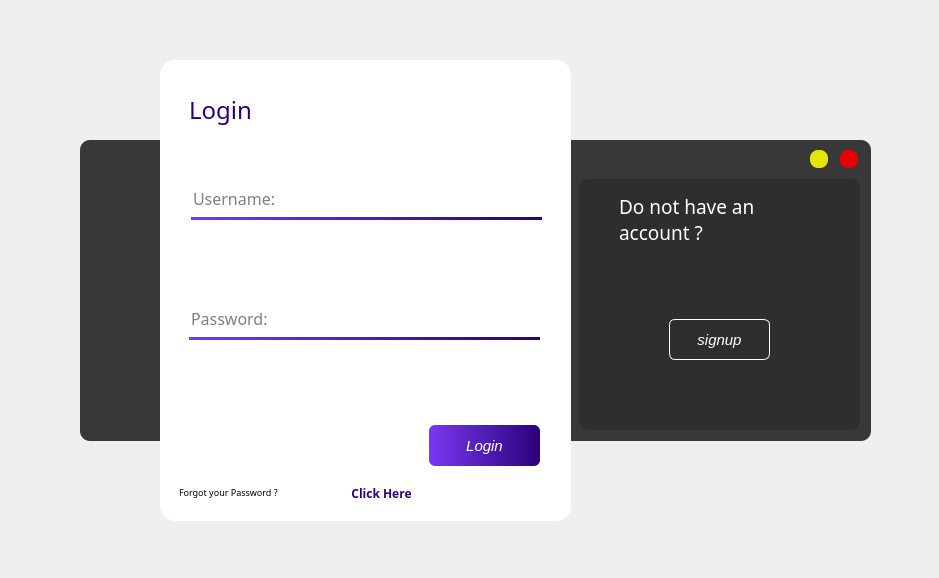
<?xml version="1.0" encoding="UTF-8"?>
<ui version="4.0">
 <class>MainWindow</class>
 <widget class="QMainWindow" name="MainWindow">
  <property name="geometry">
   <rect>
    <x>0</x>
    <y>0</y>
    <width>939</width>
    <height>578</height>
   </rect>
  </property>
  <property name="cursor">
   <cursorShape>ArrowCursor</cursorShape>
  </property>
  <property name="windowTitle">
   <string>MainWindow</string>
  </property>
  <widget class="QWidget" name="centralwidget">
   <widget class="QFrame" name="frame">
    <property name="geometry">
     <rect>
      <x>80</x>
      <y>140</y>
      <width>791</width>
      <height>301</height>
     </rect>
    </property>
    <property name="styleSheet">
     <string notr="true">background-color: rgba(46, 46, 46, 0.95);
border-radius: 10px;</string>
    </property>
    <property name="frameShape">
     <enum>QFrame::StyledPanel</enum>
    </property>
    <property name="frameShadow">
     <enum>QFrame::Raised</enum>
    </property>
    <widget class="QPushButton" name="btnmini">
     <property name="geometry">
      <rect>
       <x>730</x>
       <y>10</y>
       <width>18</width>
       <height>18</height>
      </rect>
     </property>
     <property name="minimumSize">
      <size>
       <width>18</width>
       <height>18</height>
      </size>
     </property>
     <property name="maximumSize">
      <size>
       <width>18</width>
       <height>18</height>
      </size>
     </property>
     <property name="font">
      <font>
       <pointsize>10</pointsize>
      </font>
     </property>
     <property name="cursor">
      <cursorShape>PointingHandCursor</cursorShape>
     </property>
     <property name="styleSheet">
      <string notr="true">background-color: rgb(230, 230, 0);
border-radius: 8px;</string>
     </property>
     <property name="text">
      <string/>
     </property>
    </widget>
    <widget class="QPushButton" name="btnclose">
     <property name="geometry">
      <rect>
       <x>760</x>
       <y>10</y>
       <width>18</width>
       <height>18</height>
      </rect>
     </property>
     <property name="minimumSize">
      <size>
       <width>18</width>
       <height>18</height>
      </size>
     </property>
     <property name="maximumSize">
      <size>
       <width>18</width>
       <height>18</height>
      </size>
     </property>
     <property name="font">
      <font>
       <pointsize>10</pointsize>
      </font>
     </property>
     <property name="cursor">
      <cursorShape>PointingHandCursor</cursorShape>
     </property>
     <property name="styleSheet">
      <string notr="true">background-color: rgb(230, 0, 0);
border-radius: 8px;</string>
     </property>
     <property name="text">
      <string/>
     </property>
    </widget>
    <widget class="QStackedWidget" name="stackedWidget_2">
     <property name="geometry">
      <rect>
       <x>499</x>
       <y>39</y>
       <width>281</width>
       <height>251</height>
      </rect>
     </property>
     <property name="styleSheet">
      <string notr="true">opacity: 0.95;</string>
     </property>
     <property name="currentIndex">
      <number>0</number>
     </property>
     <widget class="QWidget" name="page">
      <widget class="QLabel" name="label_2">
       <property name="geometry">
        <rect>
         <x>40</x>
         <y>10</y>
         <width>191</width>
         <height>61</height>
        </rect>
       </property>
       <property name="font">
        <font>
         <family>Cascadia Code</family>
         <pointsize>14</pointsize>
        </font>
       </property>
       <property name="styleSheet">
        <string notr="true">background-color: none;
color: rgb(255, 255, 255);</string>
       </property>
       <property name="text">
        <string>Do not have an account ?</string>
       </property>
       <property name="wordWrap">
        <bool>true</bool>
       </property>
      </widget>
      <widget class="QPushButton" name="btnchangesignup">
       <property name="geometry">
        <rect>
         <x>90</x>
         <y>140</y>
         <width>101</width>
         <height>41</height>
        </rect>
       </property>
       <property name="font">
        <font>
         <pointsize>11</pointsize>
         <italic>true</italic>
        </font>
       </property>
       <property name="cursor">
        <cursorShape>PointingHandCursor</cursorShape>
       </property>
       <property name="styleSheet">
        <string notr="true">QPushButton{
	border-radius: 6px;
    background-color: none;
    color: #fff;
    border: 1px solid #fff;
}
QPushButton:hover{
	background-color: #fff;
    color: black;
}</string>
       </property>
       <property name="text">
        <string>signup</string>
       </property>
      </widget>
     </widget>
     <widget class="QWidget" name="page_2">
      <widget class="QLabel" name="label_7">
       <property name="geometry">
        <rect>
         <x>20</x>
         <y>10</y>
         <width>231</width>
         <height>41</height>
        </rect>
       </property>
       <property name="font">
        <font>
         <family>Cascadia Code</family>
         <pointsize>14</pointsize>
        </font>
       </property>
       <property name="styleSheet">
        <string notr="true">background-color: none;
color: rgb(255, 255, 255);</string>
       </property>
       <property name="text">
        <string>have an account ?</string>
       </property>
       <property name="wordWrap">
        <bool>true</bool>
       </property>
      </widget>
      <widget class="QPushButton" name="btnchangelogin">
       <property name="geometry">
        <rect>
         <x>90</x>
         <y>140</y>
         <width>101</width>
         <height>41</height>
        </rect>
       </property>
       <property name="font">
        <font>
         <pointsize>11</pointsize>
         <italic>true</italic>
        </font>
       </property>
       <property name="cursor">
        <cursorShape>PointingHandCursor</cursorShape>
       </property>
       <property name="styleSheet">
        <string notr="true">QPushButton{
	border-radius: 6px;
    background-color: none;
    color: #fff;
    border: 1px solid #fff;
}
QPushButton:hover{
	background-color: #fff;
    color: black;
}</string>
       </property>
       <property name="text">
        <string>login</string>
       </property>
      </widget>
     </widget>
    </widget>
   </widget>
   <widget class="QFrame" name="frame_2">
    <property name="geometry">
     <rect>
      <x>160</x>
      <y>60</y>
      <width>411</width>
      <height>461</height>
     </rect>
    </property>
    <property name="styleSheet">
     <string notr="true">background-color: rgb(255, 255, 255);
border-radius: 15px;</string>
    </property>
    <property name="frameShape">
     <enum>QFrame::StyledPanel</enum>
    </property>
    <property name="frameShadow">
     <enum>QFrame::Raised</enum>
    </property>
    <widget class="QStackedWidget" name="stackedWidget">
     <property name="geometry">
      <rect>
       <x>9</x>
       <y>9</y>
       <width>391</width>
       <height>441</height>
      </rect>
     </property>
     <property name="currentIndex">
      <number>0</number>
     </property>
     <widget class="QWidget" name="page_login">
      <widget class="QLabel" name="label">
       <property name="geometry">
        <rect>
         <x>20</x>
         <y>20</y>
         <width>91</width>
         <height>41</height>
        </rect>
       </property>
       <property name="font">
        <font>
         <family>Cascadia Code</family>
         <pointsize>18</pointsize>
        </font>
       </property>
       <property name="styleSheet">
        <string notr="true">color: qlineargradient(spread:pad, x1:0, y1:0, x2:1, y2:0, stop:0 rgb(121, 56, 242), stop:1 rgb(43, 1, 121));</string>
       </property>
       <property name="text">
        <string>Login</string>
       </property>
      </widget>
      <widget class="QLineEdit" name="lblusername">
       <property name="geometry">
        <rect>
         <x>22</x>
         <y>110</y>
         <width>351</width>
         <height>41</height>
        </rect>
       </property>
       <property name="font">
        <font>
         <family>Cascadia Code</family>
         <pointsize>12</pointsize>
        </font>
       </property>
       <property name="styleSheet">
        <string notr="true">QLineEdit{
	border: none;
	border-bottom: 3px solid qlineargradient(spread:pad, x1:0, y1:0, x2:1, y2:0, stop:0 rgb(121, 56, 242), stop:1 rgb(43, 1, 121));
	border-radius: none;
}
QLineEdit:focus{
	border-bottom: 3px solid qlineargradient(spread:pad, x1:0, y1:0, x2:1, y2:0, stop:0 #41295a, stop:1 #2F0743);
}</string>
       </property>
       <property name="placeholderText">
        <string>Username:</string>
       </property>
       <property name="cursorMoveStyle">
        <enum>Qt::LogicalMoveStyle</enum>
       </property>
      </widget>
      <widget class="QLineEdit" name="lblpassword">
       <property name="geometry">
        <rect>
         <x>20</x>
         <y>230</y>
         <width>351</width>
         <height>41</height>
        </rect>
       </property>
       <property name="font">
        <font>
         <family>Cascadia Code</family>
         <pointsize>12</pointsize>
        </font>
       </property>
       <property name="styleSheet">
        <string notr="true">QLineEdit{
	border: none;
	border-bottom: 3px solid qlineargradient(spread:pad, x1:0, y1:0, x2:1, y2:0, stop:0 rgb(121, 56, 242), stop:1 rgb(43, 1, 121));
	border-radius: none;
}
QLineEdit:focus{
	border-bottom: 3px solid qlineargradient(spread:pad, x1:0, y1:0, x2:1, y2:0, stop:0 #41295a, stop:1 #2F0743);
}</string>
       </property>
       <property name="echoMode">
        <enum>QLineEdit::Password</enum>
       </property>
       <property name="placeholderText">
        <string>Password:</string>
       </property>
      </widget>
      <widget class="QPushButton" name="btnlogin">
       <property name="geometry">
        <rect>
         <x>260</x>
         <y>356</y>
         <width>111</width>
         <height>41</height>
        </rect>
       </property>
       <property name="font">
        <font>
         <pointsize>11</pointsize>
         <italic>true</italic>
        </font>
       </property>
       <property name="cursor">
        <cursorShape>PointingHandCursor</cursorShape>
       </property>
       <property name="styleSheet">
        <string notr="true">QPushButton {
    border: none;
    background-color: qlineargradient(spread:pad, x1:0, y1:0, x2:1, y2:0, stop:0 rgb(121, 56, 242), stop:1 rgb(43, 1, 121));
    color: #fff;
    border-radius: 6px;


}
QPushButton:hover {
    background-color: qlineargradient(spread:pad, x1:0, y1:0, x2:1, y2:0, stop:0 #41295a, stop:1 #2F0743);
}</string>
       </property>
       <property name="text">
        <string>Login</string>
       </property>
      </widget>
      <widget class="QLabel" name="label_4">
       <property name="geometry">
        <rect>
         <x>10</x>
         <y>403</y>
         <width>161</width>
         <height>41</height>
        </rect>
       </property>
       <property name="font">
        <font>
         <family>Cascadia Code</family>
         <pointsize>7</pointsize>
        </font>
       </property>
       <property name="styleSheet">
        <string notr="true">color: rgb(0, 0, 0);</string>
       </property>
       <property name="text">
        <string>Forgot your Password ?</string>
       </property>
      </widget>
      <widget class="QPushButton" name="btnforgopass">
       <property name="geometry">
        <rect>
         <x>162</x>
         <y>414</y>
         <width>101</width>
         <height>21</height>
        </rect>
       </property>
       <property name="font">
        <font>
         <family>Cascadia Code</family>
         <weight>75</weight>
         <bold>true</bold>
        </font>
       </property>
       <property name="cursor">
        <cursorShape>PointingHandCursor</cursorShape>
       </property>
       <property name="styleSheet">
        <string notr="true">background-color: none;
color: qlineargradient(spread:pad, x1:0, y1:0, x2:1, y2:0, stop:0 rgb(121, 56, 242), stop:1 rgb(43, 1, 121));</string>
       </property>
       <property name="text">
        <string>Click Here</string>
       </property>
      </widget>
      <widget class="QLabel" name="label_login_error">
       <property name="geometry">
        <rect>
         <x>20</x>
         <y>290</y>
         <width>351</width>
         <height>41</height>
        </rect>
       </property>
       <property name="font">
        <font>
         <family>Cascadia Code</family>
         <pointsize>10</pointsize>
        </font>
       </property>
       <property name="styleSheet">
        <string notr="true">color: rgb(255, 8, 53);</string>
       </property>
       <property name="text">
        <string/>
       </property>
       <property name="wordWrap">
        <bool>true</bool>
       </property>
      </widget>
     </widget>
     <widget class="QWidget" name="page_forgot">
      <widget class="QLineEdit" name="lbl_forgo_username">
       <property name="geometry">
        <rect>
         <x>20</x>
         <y>160</y>
         <width>351</width>
         <height>41</height>
        </rect>
       </property>
       <property name="font">
        <font>
         <family>Cascadia Code</family>
         <pointsize>12</pointsize>
        </font>
       </property>
       <property name="styleSheet">
        <string notr="true">QLineEdit{
	border: none;
	border-bottom: 3px solid qlineargradient(spread:pad, x1:0, y1:0, x2:1, y2:0, stop:0 rgb(121, 56, 242), stop:1 rgb(43, 1, 121));
	border-radius: none;
}
QLineEdit:focus{
	border-bottom: 3px solid qlineargradient(spread:pad, x1:0, y1:0, x2:1, y2:0, stop:0 #41295a, stop:1 #2F0743);
}</string>
       </property>
       <property name="placeholderText">
        <string>Username:</string>
       </property>
       <property name="cursorMoveStyle">
        <enum>Qt::LogicalMoveStyle</enum>
       </property>
      </widget>
      <widget class="QLabel" name="label_5">
       <property name="geometry">
        <rect>
         <x>20</x>
         <y>20</y>
         <width>351</width>
         <height>41</height>
        </rect>
       </property>
       <property name="font">
        <font>
         <family>Cascadia Code</family>
         <pointsize>18</pointsize>
        </font>
       </property>
       <property name="styleSheet">
        <string notr="true">color: qlineargradient(spread:pad, x1:0, y1:0, x2:1, y2:0, stop:0 rgb(121, 56, 242), stop:1 rgb(43, 1, 121));</string>
       </property>
       <property name="text">
        <string>Enter your username</string>
       </property>
      </widget>
      <widget class="QPushButton" name="btnnext">
       <property name="geometry">
        <rect>
         <x>250</x>
         <y>350</y>
         <width>111</width>
         <height>41</height>
        </rect>
       </property>
       <property name="font">
        <font>
         <pointsize>11</pointsize>
         <italic>true</italic>
        </font>
       </property>
       <property name="cursor">
        <cursorShape>PointingHandCursor</cursorShape>
       </property>
       <property name="styleSheet">
        <string notr="true">QPushButton {
    border: none;
    background-color: qlineargradient(spread:pad, x1:0, y1:0, x2:1, y2:0, stop:0 rgb(121, 56, 242), stop:1 rgb(43, 1, 121));
    color: #fff;
    border-radius: 6px;


}
QPushButton:hover {
    background-color: qlineargradient(spread:pad, x1:0, y1:0, x2:1, y2:0, stop:0 #41295a, stop:1 #2F0743);
}</string>
       </property>
       <property name="text">
        <string>Next</string>
       </property>
      </widget>
      <widget class="QLabel" name="label_forgot_error">
       <property name="geometry">
        <rect>
         <x>20</x>
         <y>240</y>
         <width>351</width>
         <height>41</height>
        </rect>
       </property>
       <property name="font">
        <font>
         <family>Cascadia Code</family>
         <pointsize>10</pointsize>
        </font>
       </property>
       <property name="styleSheet">
        <string notr="true">color: rgb(255, 8, 53);</string>
       </property>
       <property name="text">
        <string/>
       </property>
       <property name="wordWrap">
        <bool>true</bool>
       </property>
      </widget>
     </widget>
     <widget class="QWidget" name="page_code">
      <widget class="QLineEdit" name="lblfcode">
       <property name="geometry">
        <rect>
         <x>20</x>
         <y>160</y>
         <width>351</width>
         <height>41</height>
        </rect>
       </property>
       <property name="font">
        <font>
         <family>Cascadia Code</family>
         <pointsize>12</pointsize>
        </font>
       </property>
       <property name="styleSheet">
        <string notr="true">QLineEdit{
	border: none;
	border-bottom: 3px solid qlineargradient(spread:pad, x1:0, y1:0, x2:1, y2:0, stop:0 rgb(121, 56, 242), stop:1 rgb(43, 1, 121));
	border-radius: none;
}
QLineEdit:focus{
	border-bottom: 3px solid qlineargradient(spread:pad, x1:0, y1:0, x2:1, y2:0, stop:0 #41295a, stop:1 #2F0743);
}</string>
       </property>
       <property name="text">
        <string/>
       </property>
       <property name="placeholderText">
        <string>Code:</string>
       </property>
       <property name="cursorMoveStyle">
        <enum>Qt::LogicalMoveStyle</enum>
       </property>
      </widget>
      <widget class="QLabel" name="label_8">
       <property name="geometry">
        <rect>
         <x>30</x>
         <y>30</y>
         <width>251</width>
         <height>41</height>
        </rect>
       </property>
       <property name="font">
        <font>
         <family>Cascadia Code</family>
         <pointsize>18</pointsize>
        </font>
       </property>
       <property name="styleSheet">
        <string notr="true">color: qlineargradient(spread:pad, x1:0, y1:0, x2:1, y2:0, stop:0 rgb(121, 56, 242), stop:1 rgb(43, 1, 121));</string>
       </property>
       <property name="text">
        <string>Enter the code</string>
       </property>
      </widget>
      <widget class="QPushButton" name="btncheck_2">
       <property name="geometry">
        <rect>
         <x>240</x>
         <y>360</y>
         <width>111</width>
         <height>41</height>
        </rect>
       </property>
       <property name="font">
        <font>
         <pointsize>11</pointsize>
         <italic>true</italic>
        </font>
       </property>
       <property name="cursor">
        <cursorShape>PointingHandCursor</cursorShape>
       </property>
       <property name="styleSheet">
        <string notr="true">QPushButton {
    border: none;
    background-color: qlineargradient(spread:pad, x1:0, y1:0, x2:1, y2:0, stop:0 rgb(121, 56, 242), stop:1 rgb(43, 1, 121));
    color: #fff;
    border-radius: 6px;


}
QPushButton:hover {
    background-color: qlineargradient(spread:pad, x1:0, y1:0, x2:1, y2:0, stop:0 #41295a, stop:1 #2F0743);
}</string>
       </property>
       <property name="text">
        <string>Check</string>
       </property>
      </widget>
      <widget class="QLabel" name="label_code_error">
       <property name="geometry">
        <rect>
         <x>20</x>
         <y>240</y>
         <width>351</width>
         <height>41</height>
        </rect>
       </property>
       <property name="font">
        <font>
         <family>Cascadia Code</family>
         <pointsize>10</pointsize>
        </font>
       </property>
       <property name="styleSheet">
        <string notr="true">color: rgb(255, 8, 53);</string>
       </property>
       <property name="text">
        <string/>
       </property>
       <property name="wordWrap">
        <bool>true</bool>
       </property>
      </widget>
     </widget>
     <widget class="QWidget" name="page_reset_pass">
      <widget class="QLineEdit" name="lblnewpass">
       <property name="geometry">
        <rect>
         <x>26</x>
         <y>110</y>
         <width>351</width>
         <height>41</height>
        </rect>
       </property>
       <property name="font">
        <font>
         <family>Cascadia Code</family>
         <pointsize>12</pointsize>
        </font>
       </property>
       <property name="styleSheet">
        <string notr="true">QLineEdit{
	border: none;
	border-bottom: 3px solid qlineargradient(spread:pad, x1:0, y1:0, x2:1, y2:0, stop:0 rgb(121, 56, 242), stop:1 rgb(43, 1, 121));
	border-radius: none;
}
QLineEdit:focus{
	border-bottom: 3px solid qlineargradient(spread:pad, x1:0, y1:0, x2:1, y2:0, stop:0 #41295a, stop:1 #2F0743);
}</string>
       </property>
       <property name="echoMode">
        <enum>QLineEdit::Password</enum>
       </property>
       <property name="placeholderText">
        <string>New Pasword:</string>
       </property>
      </widget>
      <widget class="QLineEdit" name="lblnewpassre">
       <property name="geometry">
        <rect>
         <x>26</x>
         <y>230</y>
         <width>351</width>
         <height>41</height>
        </rect>
       </property>
       <property name="font">
        <font>
         <family>Cascadia Code</family>
         <pointsize>12</pointsize>
        </font>
       </property>
       <property name="styleSheet">
        <string notr="true">QLineEdit{
	border: none;
	border-bottom: 3px solid qlineargradient(spread:pad, x1:0, y1:0, x2:1, y2:0, stop:0 rgb(121, 56, 242), stop:1 rgb(43, 1, 121));
	border-radius: none;
}
QLineEdit:focus{
	border-bottom: 3px solid qlineargradient(spread:pad, x1:0, y1:0, x2:1, y2:0, stop:0 #41295a, stop:1 #2F0743);
}</string>
       </property>
       <property name="echoMode">
        <enum>QLineEdit::Password</enum>
       </property>
       <property name="placeholderText">
        <string>Repeat Pasword:</string>
       </property>
      </widget>
      <widget class="QPushButton" name="btnsub">
       <property name="geometry">
        <rect>
         <x>240</x>
         <y>360</y>
         <width>111</width>
         <height>41</height>
        </rect>
       </property>
       <property name="font">
        <font>
         <pointsize>11</pointsize>
         <italic>true</italic>
        </font>
       </property>
       <property name="cursor">
        <cursorShape>PointingHandCursor</cursorShape>
       </property>
       <property name="styleSheet">
        <string notr="true">QPushButton {
    border: none;
    background-color: qlineargradient(spread:pad, x1:0, y1:0, x2:1, y2:0, stop:0 rgb(121, 56, 242), stop:1 rgb(43, 1, 121));
    color: #fff;
    border-radius: 6px;


}
QPushButton:hover {
    background-color: qlineargradient(spread:pad, x1:0, y1:0, x2:1, y2:0, stop:0 #41295a, stop:1 #2F0743);
}</string>
       </property>
       <property name="text">
        <string>SubMit</string>
       </property>
      </widget>
      <widget class="QLabel" name="label_6">
       <property name="geometry">
        <rect>
         <x>30</x>
         <y>20</y>
         <width>251</width>
         <height>41</height>
        </rect>
       </property>
       <property name="font">
        <font>
         <family>Cascadia Code</family>
         <pointsize>18</pointsize>
        </font>
       </property>
       <property name="styleSheet">
        <string notr="true">color: qlineargradient(spread:pad, x1:0, y1:0, x2:1, y2:0, stop:0 rgb(121, 56, 242), stop:1 rgb(43, 1, 121));</string>
       </property>
       <property name="text">
        <string>Reset Password</string>
       </property>
      </widget>
      <widget class="QLabel" name="label_reset_error">
       <property name="geometry">
        <rect>
         <x>28</x>
         <y>300</y>
         <width>351</width>
         <height>41</height>
        </rect>
       </property>
       <property name="font">
        <font>
         <family>Cascadia Code</family>
         <pointsize>10</pointsize>
        </font>
       </property>
       <property name="styleSheet">
        <string notr="true">color: rgb(255, 8, 53);</string>
       </property>
       <property name="text">
        <string/>
       </property>
       <property name="wordWrap">
        <bool>true</bool>
       </property>
      </widget>
     </widget>
     <widget class="QWidget" name="page_signup">
      <widget class="QLineEdit" name="lbluser">
       <property name="geometry">
        <rect>
         <x>20</x>
         <y>80</y>
         <width>351</width>
         <height>41</height>
        </rect>
       </property>
       <property name="font">
        <font>
         <family>Cascadia Code</family>
         <pointsize>12</pointsize>
        </font>
       </property>
       <property name="styleSheet">
        <string notr="true">QLineEdit{
	border: none;
	border-bottom: 3px solid qlineargradient(spread:pad, x1:0, y1:0, x2:1, y2:0, stop:0 rgb(121, 56, 242), stop:1 rgb(43, 1, 121));
	border-radius: none;
}
QLineEdit:focus{
	border-bottom: 3px solid qlineargradient(spread:pad, x1:0, y1:0, x2:1, y2:0, stop:0 #41295a, stop:1 #2F0743);
}</string>
       </property>
       <property name="placeholderText">
        <string>Username:</string>
       </property>
      </widget>
      <widget class="QLineEdit" name="lblpass">
       <property name="geometry">
        <rect>
         <x>20</x>
         <y>220</y>
         <width>351</width>
         <height>41</height>
        </rect>
       </property>
       <property name="font">
        <font>
         <family>Cascadia Code</family>
         <pointsize>12</pointsize>
        </font>
       </property>
       <property name="styleSheet">
        <string notr="true">QLineEdit{
	border: none;
	border-bottom: 3px solid qlineargradient(spread:pad, x1:0, y1:0, x2:1, y2:0, stop:0 rgb(121, 56, 242), stop:1 rgb(43, 1, 121));
	border-radius: none;
}
QLineEdit:focus{
	border-bottom: 3px solid qlineargradient(spread:pad, x1:0, y1:0, x2:1, y2:0, stop:0 #41295a, stop:1 #2F0743);
}</string>
       </property>
       <property name="echoMode">
        <enum>QLineEdit::Password</enum>
       </property>
       <property name="placeholderText">
        <string>Password:</string>
       </property>
      </widget>
      <widget class="QPushButton" name="btnsignup">
       <property name="geometry">
        <rect>
         <x>260</x>
         <y>390</y>
         <width>111</width>
         <height>41</height>
        </rect>
       </property>
       <property name="font">
        <font>
         <pointsize>11</pointsize>
         <italic>true</italic>
        </font>
       </property>
       <property name="cursor">
        <cursorShape>PointingHandCursor</cursorShape>
       </property>
       <property name="styleSheet">
        <string notr="true">QPushButton {
    border: none;
    background-color: qlineargradient(spread:pad, x1:0, y1:0, x2:1, y2:0, stop:0 rgb(121, 56, 242), stop:1 rgb(43, 1, 121));
    color: #fff;
    border-radius: 6px;


}
QPushButton:hover {
    background-color: qlineargradient(spread:pad, x1:0, y1:0, x2:1, y2:0, stop:0 #41295a, stop:1 #2F0743);
}</string>
       </property>
       <property name="text">
        <string>Signup</string>
       </property>
      </widget>
      <widget class="QLabel" name="label_3">
       <property name="geometry">
        <rect>
         <x>20</x>
         <y>20</y>
         <width>131</width>
         <height>41</height>
        </rect>
       </property>
       <property name="font">
        <font>
         <family>Cascadia Code</family>
         <pointsize>18</pointsize>
        </font>
       </property>
       <property name="styleSheet">
        <string notr="true">color: qlineargradient(spread:pad, x1:0, y1:0, x2:1, y2:0, stop:0 rgb(121, 56, 242), stop:1 rgb(43, 1, 121));</string>
       </property>
       <property name="text">
        <string>Sign up</string>
       </property>
      </widget>
      <widget class="QLineEdit" name="lblemail">
       <property name="geometry">
        <rect>
         <x>20</x>
         <y>150</y>
         <width>351</width>
         <height>41</height>
        </rect>
       </property>
       <property name="font">
        <font>
         <family>Cascadia Code</family>
         <pointsize>12</pointsize>
        </font>
       </property>
       <property name="styleSheet">
        <string notr="true">QLineEdit{
	border: none;
	border-bottom: 3px solid qlineargradient(spread:pad, x1:0, y1:0, x2:1, y2:0, stop:0 rgb(121, 56, 242), stop:1 rgb(43, 1, 121));
	border-radius: none;
}
QLineEdit:focus{
	border-bottom: 3px solid qlineargradient(spread:pad, x1:0, y1:0, x2:1, y2:0, stop:0 #41295a, stop:1 #2F0743);
}</string>
       </property>
       <property name="placeholderText">
        <string>Email:</string>
       </property>
      </widget>
      <widget class="QLineEdit" name="lblrepeatpass">
       <property name="geometry">
        <rect>
         <x>20</x>
         <y>290</y>
         <width>351</width>
         <height>41</height>
        </rect>
       </property>
       <property name="font">
        <font>
         <family>Cascadia Code</family>
         <pointsize>12</pointsize>
        </font>
       </property>
       <property name="styleSheet">
        <string notr="true">QLineEdit{
	border: none;
	border-bottom: 3px solid qlineargradient(spread:pad, x1:0, y1:0, x2:1, y2:0, stop:0 rgb(121, 56, 242), stop:1 rgb(43, 1, 121));
	border-radius: none;
}
QLineEdit:focus{
	border-bottom: 3px solid qlineargradient(spread:pad, x1:0, y1:0, x2:1, y2:0, stop:0 #41295a, stop:1 #2F0743);
}</string>
       </property>
       <property name="echoMode">
        <enum>QLineEdit::Password</enum>
       </property>
       <property name="placeholderText">
        <string>Repeat Pasword:</string>
       </property>
      </widget>
      <widget class="QLabel" name="label_signup_error">
       <property name="geometry">
        <rect>
         <x>20</x>
         <y>340</y>
         <width>351</width>
         <height>41</height>
        </rect>
       </property>
       <property name="font">
        <font>
         <family>Cascadia Code</family>
         <pointsize>10</pointsize>
        </font>
       </property>
       <property name="styleSheet">
        <string notr="true">color: rgb(255, 8, 53);</string>
       </property>
       <property name="text">
        <string/>
       </property>
       <property name="wordWrap">
        <bool>true</bool>
       </property>
      </widget>
     </widget>
    </widget>
   </widget>
  </widget>
 </widget>
 <resources/>
 <connections>
  <connection>
   <sender>btnclose</sender>
   <signal>clicked()</signal>
   <receiver>MainWindow</receiver>
   <slot>close()</slot>
   <hints>
    <hint type="sourcelabel">
     <x>848</x>
     <y>158</y>
    </hint>
    <hint type="destinationlabel">
     <x>493</x>
     <y>288</y>
    </hint>
   </hints>
  </connection>
  <connection>
   <sender>btnmini</sender>
   <signal>clicked()</signal>
   <receiver>MainWindow</receiver>
   <slot>showMinimized()</slot>
   <hints>
    <hint type="sourcelabel">
     <x>818</x>
     <y>158</y>
    </hint>
    <hint type="destinationlabel">
     <x>493</x>
     <y>288</y>
    </hint>
   </hints>
  </connection>
 </connections>
</ui>
